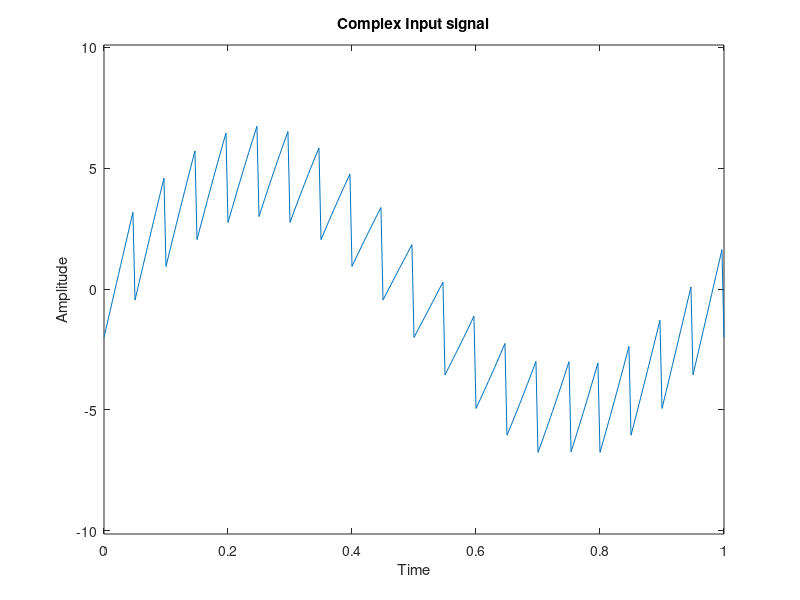
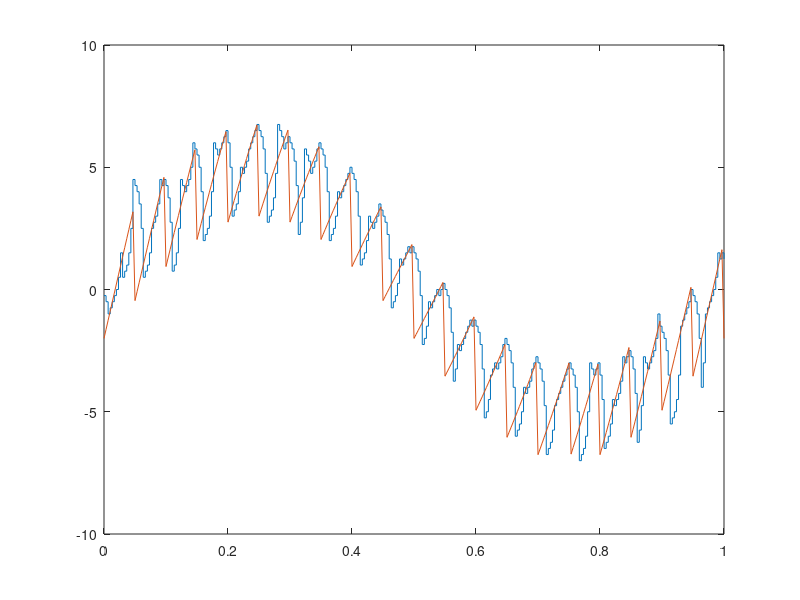
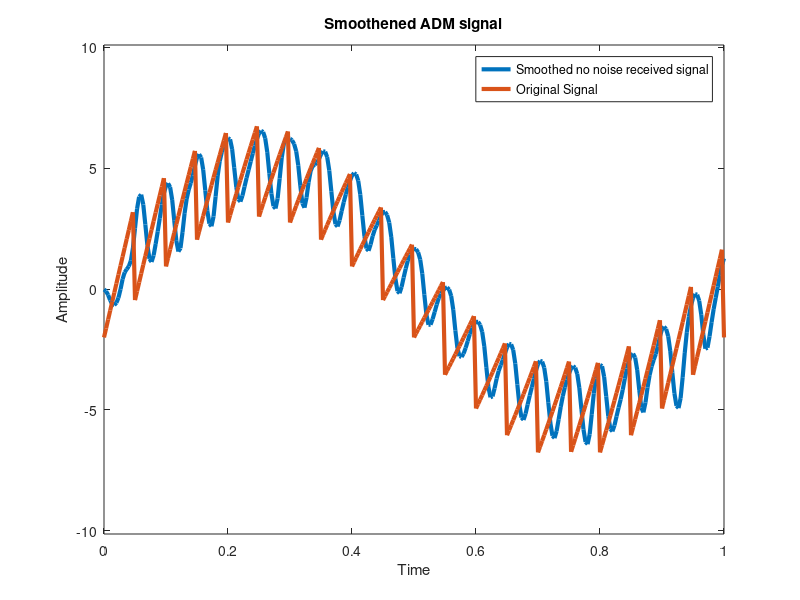

Write MATLAB code to recreate these figures, in order.
clc;
clear all;
close all;

%Input Signal Generation
Am1 = 5;
Am2 = 2;
fm1 = 1;
fm2 = 20;
fs = 15*fm2;
t = 0:1/fs:1;

x = Am1*sin(2*pi*fm1*t) + Am2*sawtooth(2*pi*fm2*t);

delta = 1/4;

figure(); plot(t, x);
axis([min(t) max(t) (1.5*min(x)) (1.5*max(x))]);
xlabel('Time'); ylabel('Amplitude');
title('Complex Input signal');


%ADM Modulation
xlen = length(x);
ADM = 0;
    
count1 = 0;
count2 = 0;
sum = 0;
    
for i = 1:xlen         
    if x(i) > sum
        if count1 < 2
            sum = sum + delta;
        else
            sum = sum + (min(2^(count1 - 1), 8))*delta;
        end
        if sum < x(i)
            count1 = count1 + 1;
        else
            count1 = 0;
        end
            
    elseif x(i) < sum
        if count2 < 2
            sum = sum - delta;
        else
            sum = sum - (min(2^(count2 - 1), 8))*delta;
        end
        if sum > x(i)
            count2 = count2 + 1;
        else
            count2 = 0;
        end
    end
    ADM(i) = sum
end

figure();
stairs(t, ADM);
hold on;
plot(t, x);

%Signal Smoothening
[num den] = butter(2, 3*fm2/fs);
filter_output = filter(num, den, ADM);

figure();
plot(t, filter_output, 'LineWidth', 3);
hold on; plot(t, x, 'LineWidth', 3);
xlabel('Time'); ylabel('Amplitude');
title('Smoothened ADM signal');
legend('Smoothed no noise received signal', 'Original Signal');
axis([min(t) max(t) (1.5*min(x)) (1.5*max(x))]);